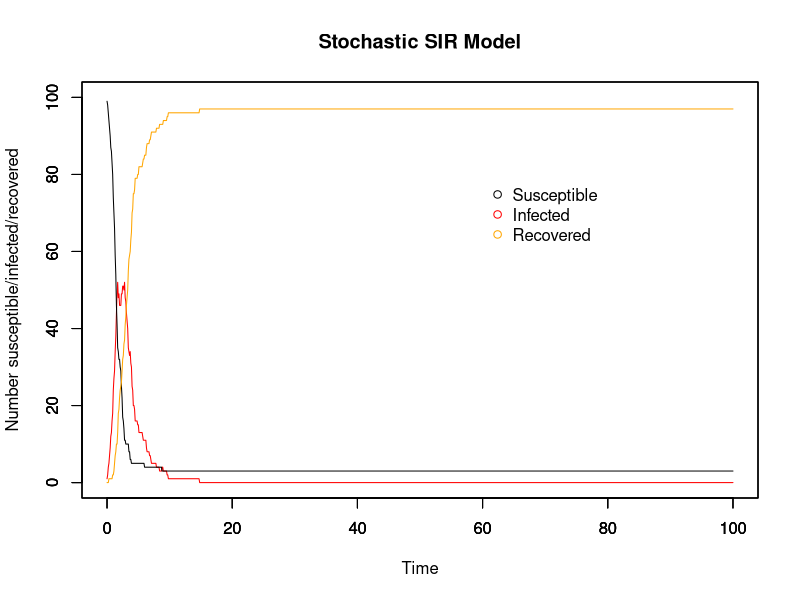

This figure's R source:
## Population-based stochastic SIR model from scratch
## 26/10/17

##################
## Input values ##
##################

# Time
timestep <- 0.1
times <- seq(0, 100, by = timestep)

# Initial population: N-1 susceptible, 1 infectious, 0 recovered
init.values = c(
  S = 100-1,
  I = 1,
  R = 0
)
N = sum(init.values)

# R0 & duration of infectiousness
R0 <- 5
D_inf <- 2

###############
## The model ##
###############

# Array for holding collective disease status information for whole period of time
data <- array(0, dim =c(length(times), length(init.values)+1))
data[,1] <- times # make first column the timesteps to make plotting easier later on

# Calculating probabilities that do not change with time
p <- R0 * (timestep/(D_inf*N)) # probability of effective contact
r_t <- (1/D_inf)*timestep # Recovery rate

# For loops for calculating the numbers susceptible, infected, and recovered at each timepoint
for (time in times){
  if (time == 0){ # Set up the number of S/I/R at time 0
    data[1,2] <- init.values["S"] # number of susceptibles at time 0
    data[1,3] <- init.values["I"] # number of infecteds at time 0
    data[1,4] <- init.values["R"] # number of recovereds at time 0
    
  } else{
    whole_time <- 1/timestep * time # makes time into the whole number that it corresponds to in the array
    foi_t <- 1 - (1 - p)^data[whole_time, 3] # Force of infection at time t, affected by the number infectious at prev t
    inf <- rbinom(1, size = data[whole_time,2], prob = foi_t) # number who become infected in this timestep
    rec <- rbinom(1, size = data[whole_time,3], prob = r_t)# number who become recovered in this timestep
    
    data[whole_time+1,2] <- data[whole_time, 2] - inf # number of susceptibles at other times
    
    data[whole_time+1,3] <- data[whole_time, 3]  + inf - rec # number of infecteds at other times
    
    data[whole_time+1,4] <- data[whole_time,4] + rec # number of recovereds at other times
  }
}

##############
## The plot ##
##############

run_stoch <- data.frame(data) # make array into a dataframe
colnames(run_stoch) <- c("time","S", "I", "R")

par(mfrow = c(1,1))

plot(x = run_stoch$time, y = run_stoch$I, type = "line", col = "red", ylim = c(0,N),
     xlab = "Time", ylab = "Number susceptible/infected/recovered", main = "Stochastic SIR Model")
par(new=T)
plot(x = run_stoch$time, y = run_stoch$S, type = "line", ylim = c(0,N), ylab = "", xlab = "") # add susceptible line
par(new=T)
plot(x = run_stoch$time, y = run_stoch$R, type = "line", col = "orange", ylim = c(0,N), ylab = "", xlab = "") # recovered

## Add legend
legend(60, 0.8*N, c("Susceptible", "Infected", "Recovered"), pch = 1, col = c("black", "red", "orange"), bty = "n")
